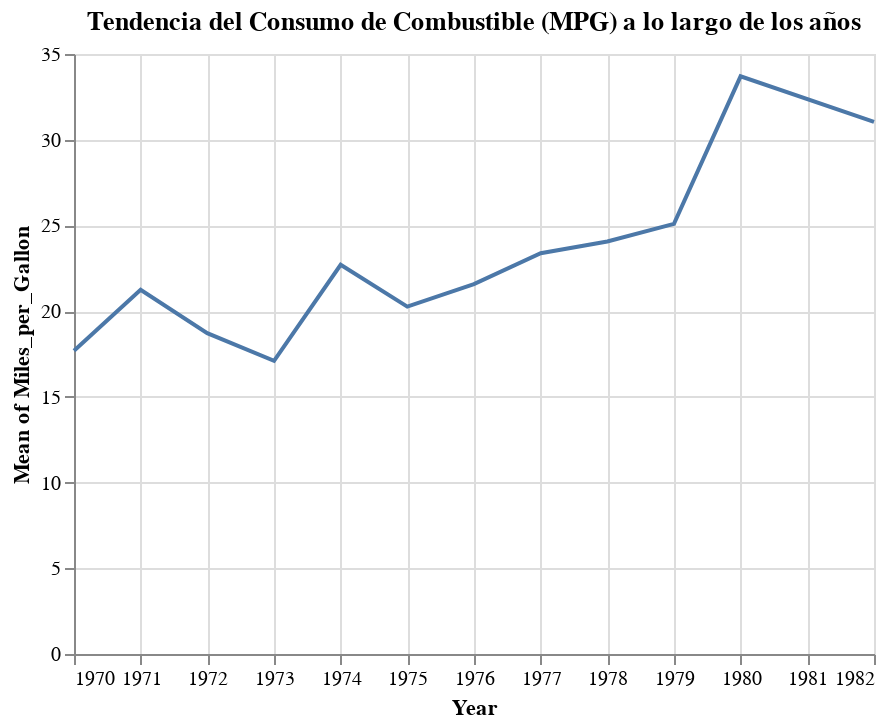

Here is the notebook cell this chart was saved with:
### Markdown cell above
### Ejemplo 2: Gráfico de Líneas (`mark_line`)
Para observar la tendencia de la economía de combustible (`Miles_per_Gallon`) a lo largo de los años, podemos crear un gráfico de líneas.

### Code cell
line_chart = alt.Chart(cars).mark_line().encode(
    x='Year:T',
    y='mean(Miles_per_Gallon):Q',
    tooltip=['Year:T', 'mean(Miles_per_Gallon):Q']
).properties(
    title='Tendencia del Consumo de Combustible (MPG) a lo largo de los años'
)
line_chart

### Figure 1 — Vega-Lite specification as saved in the notebook (floating-point values rounded to 4 significant figures; data arrays with more than 128 entries replaced by an {"elided": "..."} marker saying what was removed)
{"config": {"view": {"continuousWidth": 400, "continuousHeight": 300}}, "data": {"name": "data-f02450ab61490a1363517a0190416235"}, "mark": "line", "encoding": {"tooltip": [{"field": "Year", "type": "temporal"}, {"aggregate": "mean", "field": "Miles_per_Gallon", "type": "quantitative"}], "x": {"field": "Year", "type": "temporal"}, "y": {"aggregate": "mean", "field": "Miles_per_Gallon", "type": "quantitative"}}, "title": "Tendencia del Consumo de Combustible (MPG) a lo largo de los años", "$schema": "https://vega.github.io/schema/vega-lite/v4.17.0.json", "datasets": {"data-f02450ab61490a1363517a0190416235": {"elided": "406 records"}}}
